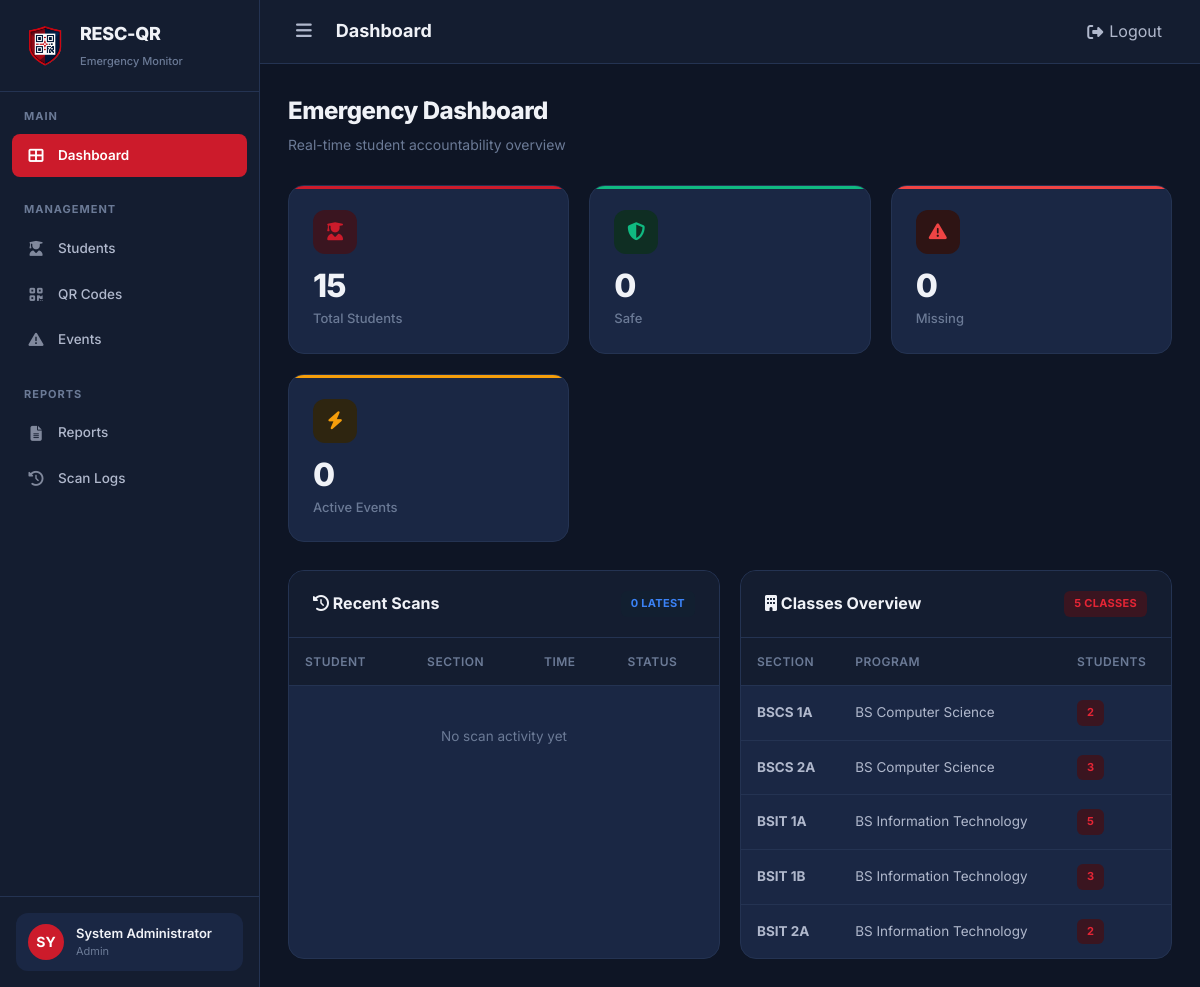
Screenshot of /dashboard (signed in) with the database file from the repository.
### tables this page shows
CREATE TABLE IF NOT EXISTS `class` (
    `class_id` INT AUTO_INCREMENT PRIMARY KEY,
    `section_name` VARCHAR(100) NOT NULL,
    `program` VARCHAR(150) NOT NULL,
    `year_level` VARCHAR(20) NOT NULL,
    `created_at` DATETIME DEFAULT CURRENT_TIMESTAMP,
    `updated_at` DATETIME DEFAULT CURRENT_TIMESTAMP ON UPDATE CURRENT_TIMESTAMP
);

### app/controllers/DashboardController.php (called while the page is built, shortened)
<?php
class DashboardController extends Controller {
    public function index() {
        $adminModel  = $this->model('Admin');
        $classModel  = $this->model('ClassModel');
        $db = Database::getInstance()->getConnection();
        $stmt = $db->prepare(
            "SELECT e.event_id, e.event_type, e.event_datetime, e.status,
                    COALESCE(v.safe_count, 0) as safe_count,
                    COALESCE(v.missing_count, 0) as missing_count,
                    COALESCE(v.not_in_class_count, 0) as not_in_class_count,
                    COALESCE(v.total_count, 0) as total_count
             FROM emergency_event e
             LEFT JOIN vw_event_status_summary v ON e.event_id = v.event_id
             WHERE e.status = 'Active'
             ORDER BY e.event_datetime DESC LIMIT 1"
        );
        $stmt->execute();
        $activeEvent = $stmt->fetch();
        $stmt2 = $db->prepare(
            "SELECT q.scan_time, q.scan_result, s.first_name, s.last_name, c.section_name
             FROM qr_scan_log q
             JOIN student s ON q.student_id = s.student_id
             JOIN class c ON s.class_id = c.class_id
             ORDER BY q.scan_time DESC LIMIT 10"
        );
        $stmt2->execute();
        $recentScans = $stmt2->fetchAll();
        $data = [
            'pageTitle'     => 'Dashboard',
            'totalStudents' => $adminModel->getTotalStudents(),
            'activeEvents'  => $adminModel->getActiveEvents(),
            'safeCount'     => $activeEvent ? (int)$activeEvent['safe_count'] : 0,
            'missingCount'  => $activeEvent ? (int)$activeEvent['missing_count'] : 0,
            'activeEvent'   => $activeEvent,
            'recentScans'   => $recentScans,
            'classes'       => $classModel->getClassesWithCounts(),
        ];
        $this->view('admin/dashboard', $data);
    }
}

### core/App.php (called while the page is built, shortened)
<?php
class App {
    protected $controller = 'AuthController';
    protected $method = 'index';
    public function __construct() {
        $url = $this->parseUrl();
        $controllerName = !empty($url[0]) ? ucfirst($url[0]) . 'Controller' : $this->controller;
        $controllerMap = [
            'AuthController'          => 'AuthController',
            'DashboardController'     => 'DashboardController',
            'StudentController'       => 'StudentController',
            'QrController'            => 'QRController',
            'QRController'            => 'QRController',
            'ScanController'          => 'ScanController',
            'EventController'        => 'EventController',
            'ReportController'        => 'ReportController',
            'StudentviewController'   => 'StudentViewController',
            'StudentViewController'   => 'StudentViewController',
            'AttendanceController'    => 'AttendanceController',
            'ApiController'           => 'ApiController',
        ];
        $urlSegment = !empty($url[0]) ? $url[0] : 'auth';
        $possibleController = ucfirst(strtolower($urlSegment)) . 'Controller';
        if (isset($controllerMap[$possibleController])) {
            $controllerName = $controllerMap[$possibleController];
        } elseif ($urlSegment === 'api' && !empty($url[1])) {
            $possibleController = ucfirst(strtolower($url[1])) . 'Controller';
            if (isset($controllerMap[$possibleController])) {
                $controllerName = $controllerMap[$possibleController];
                array_shift($url);
            }
        } else {
            $controllerName = $this->controller;
        }
        $controllerFile = ROOT_PATH . '/app/controllers/' . $controllerName . '.php';
        if (file_exists($controllerFile)) {
            $this->controller = new $controllerName();
        } else {
            require_once ROOT_PATH . '/app/controllers/AuthController.php';
            $this->controller = new AuthController();
        }
        array_shift($url);
        $this->params = $url ? array_values($url) : [];
        call_user_func_array([$this->controller, $this->method], $this->params);
    }
    private function parseUrl() {
        if (isset($_GET['url'])) {
            return explode('/', filter_var(rtrim($_GET['url'], '/'), FILTER_SANITIZE_URL));
        }
        return [];
    }
}

### index.php (called while the page is built, shortened)
<?php
require_once ROOT_PATH . '/config/app.php';
require_once ROOT_PATH . '/app/helpers/session_helper.php';
require_once ROOT_PATH . '/core/Database.php';
require_once ROOT_PATH . '/core/Model.php';
require_once ROOT_PATH . '/core/Controller.php';
require_once ROOT_PATH . '/core/App.php';
$app = new App();

### core/Model.php (called while the page is built, shortened)
<?php
class Model {
    protected $db;
    public function __construct() {
        $this->db = Database::getInstance()->getConnection();
    }
    protected function query($sql, $params = []) {
        $stmt = $this->db->prepare($sql);
        $stmt->execute($params);
        return $stmt;
    }
    protected function count($table, $where = '', $params = []) {
        $sql = "SELECT COUNT(*) as total FROM {$table}";
        if ($where) {
            $sql .= " WHERE {$where}";
        }
        $stmt = $this->db->prepare($sql);
        $stmt->execute($params);
        return $stmt->fetch()['total'];
    }
}

### core/Database.php (called while the page is built, shortened)
<?php
class Database {
    private static $instance = null;
    private $pdo;
    private function __construct() {
        $dsn = 'mysql:host=' . DB_HOST . ';dbname=' . DB_NAME . ';charset=' . DB_CHARSET;
        $options = [
            PDO::ATTR_ERRMODE            => PDO::ERRMODE_EXCEPTION,
            PDO::ATTR_DEFAULT_FETCH_MODE => PDO::FETCH_ASSOC,
            PDO::ATTR_EMULATE_PREPARES   => false,
        ];
        try {
            $this->pdo = new PDO($dsn, DB_USER, DB_PASS, $options);
        } catch (PDOException $e) {
            die('Database connection failed: ' . $e->getMessage());
        }
    }
    public static function getInstance() {
        if (self::$instance === null) {
            self::$instance = new self();
        }
        return self::$instance;
    }
    public function getConnection() {
        return $this->pdo;
    }
}

### app/models/Admin.php (called while the page is built, shortened)
<?php
class Admin extends Model {
    public function getTotalStudents() {
        return $this->count('student', "profile_status = 'Active'");
    }
    public function getActiveEvents() {
        return $this->count('emergency_event', "status = 'Active'");
    }
}

### app/helpers/session_helper.php (called while the page is built, shortened)
<?php
function e($string) {
    return htmlspecialchars($string ?? '', ENT_QUOTES, 'UTF-8');
}

### app/models/ClassModel.php (called while the page is built, shortened)
<?php
class ClassModel extends Model {
    public function getClassesWithCounts() {
        $stmt = $this->query(
            "SELECT c.*, COUNT(s.student_id) as student_count
             FROM class c
             LEFT JOIN student s ON c.class_id = s.class_id AND s.profile_status = 'Active'
             GROUP BY c.class_id
             ORDER BY c.program ASC, c.year_level ASC"
        );
        return $stmt->fetchAll();
    }
}

### app/views/admin/dashboard.php (the view, shortened to what this page needs)
<div class="page-header">
    <div>
        <h1>Emergency Dashboard</h1>
        <p>Real-time student accountability overview</p>
    </div>
</div>
<div class="stats-grid" id="statsGrid">
    <div class="stat-card primary">
        <div class="stat-header">
            <div class="stat-icon"><i class="fas fa-user-graduate"></i></div>
        </div>
        <div class="stat-value" id="statTotal"><?= e($totalStudents) ?></div>
        <div class="stat-label">Total Students</div>
    </div>
    <div class="stat-card success">
        <div class="stat-header">
            <div class="stat-icon"><i class="fas fa-shield-alt"></i></div>
        </div>
        <div class="stat-value" id="statSafe"><?= e($safeCount) ?></div>
        <div class="stat-label">Safe</div>
    </div>
    <div class="stat-card danger">
        <div class="stat-header">
            <div class="stat-icon"><i class="fas fa-exclamation-triangle"></i></div>
        </div>
        <div class="stat-value" id="statMissing"><?= e($missingCount) ?></div>
        <div class="stat-label">Missing</div>
    </div>
    <div class="stat-card warning">
        <div class="stat-header">
            <div class="stat-icon"><i class="fas fa-bolt"></i></div>
        </div>
        <div class="stat-value" id="statEvents"><?= e($activeEvents) ?></div>
        <div class="stat-label">Active Events</div>
    </div>
</div>
<div class="dashboard-grid">
    <div class="card">
        <div class="card-header">
            <h3><i class="fas fa-history"></i> Recent Scans</h3>
            <span class="badge badge-info"><?= count($recentScans) ?> latest</span>
        </div>
        <div class="card-body" style="padding:0;">
            <div class="table-wrapper">
                <table>
                    <thead>
                        <tr>
                            <th>Student</th>
                            <th>Section</th>
                            <th>Time</th>
                            <th>Status</th>
                        </tr>
                    </thead>
                    <tbody id="recentScansBody">
                        <?php if (empty($recentScans)): ?>
                            <tr>
                                <td colspan="4" class="text-center text-muted" style="padding:40px;">No scan activity yet</td>
                            </tr>
                        <?php endif; ?>
                    </tbody>
                </table>
            </div>
        </div>
    </div>
    <div class="card">
        <div class="card-header">
            <h3><i class="fas fa-building"></i> Classes Overview</h3>
            <span class="badge badge-primary"><?= count($classes) ?> classes</span>
        </div>
        <div class="card-body" style="padding:0;">
            <div class="table-wrapper">
                <table>
                    <thead>
                        <tr>
                            <th>Section</th>
                            <th>Program</th>
                            <th>Students</th>
                        </tr>
                    </thead>
                    <tbody>
                        <?php if (empty($classes)): ?>
                            <tr>
                                <td colspan="3" class="text-center text-muted" style="padding:40px;">No classes found</td>
                            </tr>
                        <?php else: ?>
                            <?php foreach ($classes as $class): ?>
                                <tr>
                                    <td><strong><?= e($class['section_name']) ?></strong></td>
                                    <td><?= e($class['program']) ?></td>
                                    <td><span class="badge badge-primary"><?= e($class['student_count']) ?></span></td>
                                </tr>
                            <?php endforeach; ?>
                        <?php endif; ?>
                    </tbody>
                </table>
            </div>
        </div>
    </div>
</div>

### public/css/style.css (style rules this page uses)
:root { --bg-primary: #0e1525; --bg-secondary: #141d30; --bg-card: #1a2744; --bg-card-hover: #213050; --bg-input: #111a2c; --border-color: #243352; --border-hover: #2e4068; --text-primary: #f0f2f7; --text-secondary: #b0b8cc; --text-muted: #6b7a96; --accent-primary: #cc1b2b; --accent-primary-hover: #e52535; --accent-secondary: #1a2744; --accent-success: #10b981; --accent-warning: #f59e0b; --accent-danger: #ef4444; --accent-info: #3b82f6; --accent-navy: #1a2744; --accent-red: #cc1b2b; --accent-red-bright: #e52535; --shadow-sm: 0 2px 8px rgba(0, 0, 0, 0.25); --shadow-md: 0 8px 24px rgba(0, 0, 0, 0.35); --shadow-lg: 0 20px 48px rgba(0, 0, 0, 0.45); --radius-sm: 8px; --radius-md: 12px; --radius-lg: 16px; --radius-xl: 20px; --sidebar-width: 260px; --header-height: 64px; --transition: all 0.25s cubic-bezier(0.4, 0, 0.2, 1); }
* { margin: 0; padding: 0; box-sizing: border-box; }
html { overflow-x: hidden; width: 100%; }
body { font-family: 'Inter', -apple-system, BlinkMacSystemFont, sans-serif; background: var(--bg-primary); color: var(--text-primary); line-height: 1.6; font-size: 14px; overflow-x: hidden; width: 100%; }
.page-header { display: flex; align-items: center; justify-content: space-between; margin-bottom: 28px; }
.page-header h1 { font-size: 24px; font-weight: 800; letter-spacing: -0.5px; }
.page-header p { color: var(--text-muted); font-size: 14px; margin-top: 4px; }
.stats-grid { display: grid; grid-template-columns: repeat(auto-fit, minmax(240px, 1fr)); gap: 20px; margin-bottom: 28px; }
.stat-card { background: var(--bg-card); border: 1px solid var(--border-color); border-radius: var(--radius-lg); padding: 24px; transition: var(--transition); position: relative; overflow: hidden; }
.stat-card::before { content: ''; position: absolute; top: 0; left: 0; right: 0; height: 3px; border-radius: 3px 3px 0 0; }
.stat-card.primary::before { background: var(--accent-red); }
.stat-card.success::before { background: var(--accent-success); }
.stat-card.danger::before { background: var(--accent-danger); }
.stat-card.warning::before { background: var(--accent-warning); }
.stat-card .stat-header { display: flex; align-items: center; justify-content: space-between; margin-bottom: 16px; }
.stat-card .stat-icon { width: 44px; height: 44px; border-radius: var(--radius-md); display: flex; align-items: center; justify-content: center; font-size: 18px; }
.stat-card.primary .stat-icon { background: #3a1520; color: var(--accent-red); }
.stat-card.success .stat-icon { background: #0f2e23; color: var(--accent-success); }
.stat-card.danger .stat-icon { background: #2e1414; color: var(--accent-danger); }
.stat-card.warning .stat-icon { background: #2e2510; color: var(--accent-warning); }
.stat-card .stat-value { font-size: 32px; font-weight: 800; letter-spacing: -1px; line-height: 1; }
.stat-card .stat-label { font-size: 13px; color: var(--text-muted); margin-top: 6px; font-weight: 500; }
.card { background: var(--bg-card); border: 1px solid var(--border-color); border-radius: var(--radius-lg); overflow: hidden; transition: var(--transition); }
.card-header { padding: 20px 24px; border-bottom: 1px solid var(--border-color); display: flex; align-items: center; justify-content: space-between; background: var(--bg-secondary); }
.card-header h3 { font-size: 16px; font-weight: 700; }
.card-body { padding: 24px; }
.table-wrapper { overflow-x: auto; }
table { width: 100%; border-collapse: collapse; font-size: 13.5px; }
table thead th { text-align: left; padding: 14px 16px; font-weight: 600; font-size: 12px; text-transform: uppercase; letter-spacing: 0.5px; color: var(--text-muted); border-bottom: 1px solid var(--border-color); background: var(--bg-secondary); white-space: nowrap; }
table tbody td { padding: 14px 16px; border-bottom: 1px solid var(--border-color); color: var(--text-secondary); vertical-align: middle; }
table tbody tr { transition: var(--transition); }
table tbody tr:last-child td { border-bottom: none; }
.badge { display: inline-flex; align-items: center; padding: 4px 10px; border-radius: 6px; font-size: 11px; font-weight: 700; text-transform: uppercase; letter-spacing: 0.3px; }
.badge-info { background: #121f30; color: var(--accent-info); }
.badge-primary { background: #3a1520; color: var(--accent-red-bright); }
.text-muted { color: var(--text-muted); }
.text-center { text-align: center; }

### app/views/admin/dashboard.php (style rules this page uses)
.dashboard-grid { display: grid; grid-template-columns: 1fr 1fr; gap: 20px; }

### rows the page displays
class: section_name "BSCS 1A", program "BS Computer Science", student_count "2"
class: section_name "BSCS 2A", program "BS Computer Science", student_count "3"
class: section_name "BSIT 1A", program "BS Information Technology", student_count "5"
class: section_name "BSIT 1B", program "BS Information Technology", student_count "3"
class: section_name "BSIT 2A", program "BS Information Technology", student_count "2"

### other values shown
APP_NAME "RESC-QR"
$initials "SY"
getUserName() "System Administrator"
getUserRole() "Admin"
$pageTitle "Dashboard"
$totalStudents "15"
$safeCount "0"
$missingCount "0"
$activeEvents "0"
count($recentScans) "0"
count($classes) "5"
